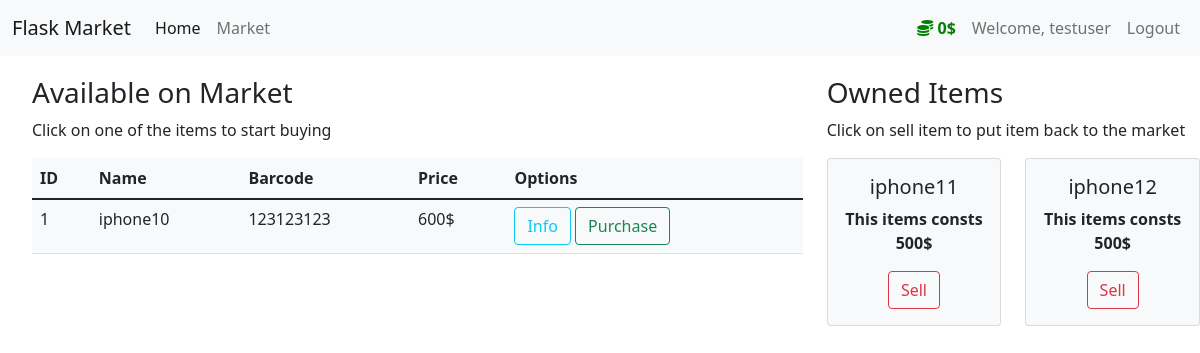
The app's page /market (signed in) with its own data.
### market/models.py (models this page shows, shortened)
class User(db.Model, UserMixin):
    id = db.Column(db.Integer(), primary_key=True)
    username = db.Column(db.String(length=30), nullable=False, unique=True)
    email_address = db.Column(db.String(length=50), nullable=False, unique=True)
    password_hash = db.Column(db.String(length=60), nullable=False)
    budget = db.Column(db.Integer(), nullable=False, default=1000)
    items = db.relationship('Item', backref='owned_user', lazy=True)
    @property
    def prettier_budget(self):
        if len(str(self.budget)) >= 4:
            return "{:,}".format(self.budget)
        else:
            return f'{self.budget}$'
    @property
    def password(self):
        return self.password

class Item(db.Model):
    id = db.Column(db.Integer(), primary_key=True)
    name = db.Column(db.String(length=30), nullable=False, unique=True)
    price = db.Column(db.Integer(), nullable=False)
    barcode = db.Column(db.String(length=12), nullable=False, unique=True)
    description = db.Column(db.String(length=1024), nullable=False, unique=True)
    owner = db.Column(db.Integer(), db.ForeignKey('user.id'))

### market/routes.py (the view, shortened to what this page needs)
@app.route('/market', methods=['GET', 'POST'])
@login_required
def market_page():
    purchase_form = PurchaseItemForm()
    selling_form = SellItemForm()
    if request.method == "GET":
        items = Item.query.filter_by(owner=None)
        owned_items = Item.query.filter_by(owner=current_user.id)
        return render_template('market.html',
                               items=items,
                               purchase_form=purchase_form,
                               owned_items=owned_items,
                               selling_form=selling_form
                               )

### market/models.py (called while the page is built)
@login_manager.user_loader
def load_user(user_id):
    return User.query.get(int(user_id))

### market/templates/market.html (shortened to what this page needs)
{% extends 'base.html' %}
{% block content %}
<div class="row" style="margin-top:20px; margin-left:20px;">
    <div class="col-8">
        <h3>Available on Market</h3>
        <p>Click on one of the items to start buying</p>
        <table class="table bg-light">
            <thead>
            <tr>
                <th scope="col">ID</th>
                <th scope="col">Name</th>
                <th scope="col">Barcode</th>
                <th scope="col">Price</th>
                <th scope="col">Options</th>
            </tr>
            </thead>
            <tbody>
            <tr>
                {% for item in items %}
            <tr>
                <td>{{ item.id }}</td>
                <td>{{ item.name }}</td>
                <td>{{ item.barcode }}</td>
                <td>{{ item.price }}$</td>
                <td>
                    <button class="btn btn-outline-info" data-bs-toggle="modal" data-bs-target="#exampleModal-{{ item.id }}">Info</button>
                    <button class="btn btn-outline-success" data-bs-toggle="modal" data-bs-target="#examplePurchase-{{ item.id }}">Purchase</button>
                </td>
            </tr>
            {% endfor %}
            </tbody>
        </table>
    </div>
    <div class="col-4">
      <h3>Owned Items</h3>
      <p>Click on sell item to put item back to the market</p>
      <div class="row">
          {% for owned_item in owned_items  %}
          <div class="col-md-6">
             <div class="card text-center bg-light">
              <div class="card-body">
                <h5 class="card-title">{{ owned_item.name }}</h5>
                <p class="card-text"><strong>This items consts {{ owned_item.price }}$</strong></p>
                <button type="button"
                        class="btn btn-outline-danger"
                        data-bs-toggle="modal"
                        data-bs-target="#exampleSelling-{{ owned_item.id }}"
                >Sell</button>
              </div>
            </div>
          </div>
          {% endfor %}
      </div>
    </div>
</div>
{% endblock %}

### market/templates/base.html (shortened to what this page needs)
<!doctype html>
<html lang="en">
  <head>
    <link href="https://cdn.jsdelivr.net/npm/bootstrap@5.1.1/dist/css/bootstrap.min.css" rel="stylesheet">
    <link rel="stylesheet" href="https://cdnjs.cloudflare.com/ajax/libs/font-awesome/5.15.4/css/all.min.css">
  </head>
  <body>
    <nav class="navbar navbar-expand-lg navbar-light bg-light">
      <div class="container-fluid">
        <a class="navbar-brand" href="/home">Flask Market</a>
        <div class="collapse navbar-collapse" id="navbarSupportedContent">
          <ul class="navbar-nav me-auto mb-2 mb-lg-0">
            <li class="nav-item">
              <a class="nav-link active" aria-current="page" href="{{ url_for('home_page') }}">Home</a>
            </li>
            <li class="nav-item">
              <a class="nav-link" href="{{ url_for('market_page') }}">Market</a>
            </li>
          </ul>
          {% if current_user.is_authenticated %}
            <ul class="navbar-nav">
              <li class="nav-item">
                <a class="nav-link" style="color: green; font-weight: bold;">
                  <i class="fas fa-coins"></i>
                  {{ current_user.prettier_budget }}
                </a>
              </li>
              <li class="nav-item">
                <a class="nav-link">Welcome, {{ current_user.username }}</a>
              </li>
              <li class="nav-item">
                <a class="nav-link" href="{{ url_for('logout_page') }}">Logout</a>
              </li>
            </ul>
          {% endif %}
        </div>
      </div>
    </nav>
    {% block content %}
    {% endblock %}
  </body>
</html>

### records on screen
User: prettier_budget "0$", username "testuser"
Item: id "1", name "iphone10", barcode "123123123", price "600"
Item: name "iphone11", price "500"
Item: name "iphone12", price "500"
